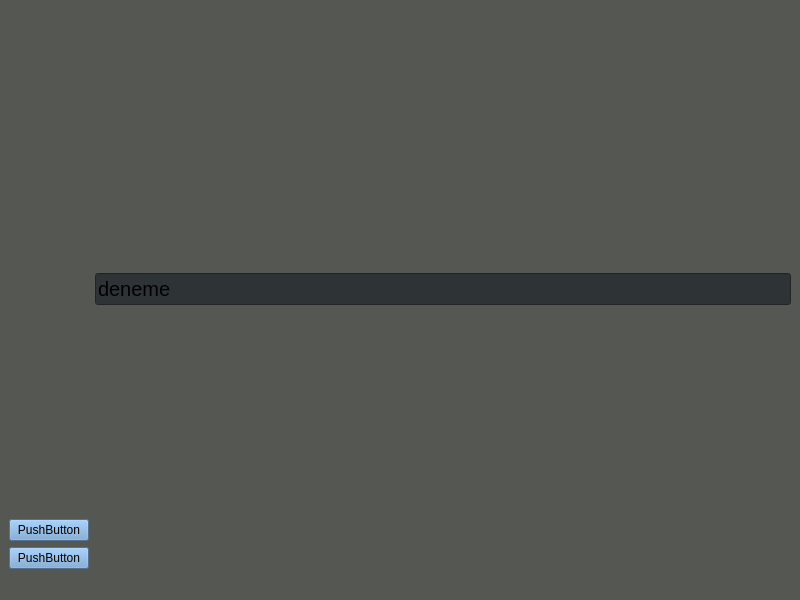
<?xml version="1.0" encoding="UTF-8"?>
<ui version="4.0">
 <class>main_window</class>
 <widget class="QMainWindow" name="main_window">
  <property name="geometry">
   <rect>
    <x>0</x>
    <y>0</y>
    <width>800</width>
    <height>600</height>
   </rect>
  </property>
  <property name="acceptDrops">
   <bool>false</bool>
  </property>
  <property name="windowTitle">
   <string>main_window</string>
  </property>
  <property name="autoFillBackground">
   <bool>false</bool>
  </property>
  <property name="styleSheet">
   <string notr="true">QWidget{
	background-color: rgb(85, 87, 83);
}

QPushButton{
	background-color: rgb(114, 159, 207);
}

QLineEdit{ 
	background-color: rgb(46, 52, 54);
}
</string>
  </property>
  <widget class="QWidget" name="centralwidget">
   <property name="styleSheet">
    <string notr="true"/>
   </property>
   <layout class="QGridLayout" name="gridLayout">
    <item row="0" column="0">
     <layout class="QVBoxLayout" name="verticalLayout">
      <item>
       <spacer name="verticalSpacer">
        <property name="orientation">
         <enum>Qt::Vertical</enum>
        </property>
        <property name="sizeHint" stdset="0">
         <size>
          <width>20</width>
          <height>40</height>
         </size>
        </property>
       </spacer>
      </item>
      <item>
       <widget class="QPushButton" name="pushButton">
        <property name="text">
         <string>PushButton</string>
        </property>
       </widget>
      </item>
      <item>
       <widget class="QPushButton" name="pushButton_2">
        <property name="text">
         <string>PushButton</string>
        </property>
       </widget>
      </item>
     </layout>
    </item>
    <item row="0" column="1">
     <widget class="QLineEdit" name="lineEdit">
      <property name="font">
       <font>
        <pointsize>15</pointsize>
        <weight>50</weight>
        <italic>false</italic>
        <bold>false</bold>
       </font>
      </property>
      <property name="styleSheet">
       <string notr="true">font: white;</string>
      </property>
      <property name="text">
       <string>deneme</string>
      </property>
     </widget>
    </item>
   </layout>
  </widget>
  <widget class="QMenuBar" name="menubar">
   <property name="geometry">
    <rect>
     <x>0</x>
     <y>0</y>
     <width>800</width>
     <height>21</height>
    </rect>
   </property>
  </widget>
  <widget class="QStatusBar" name="statusbar"/>
 </widget>
 <resources/>
 <connections/>
</ui>
